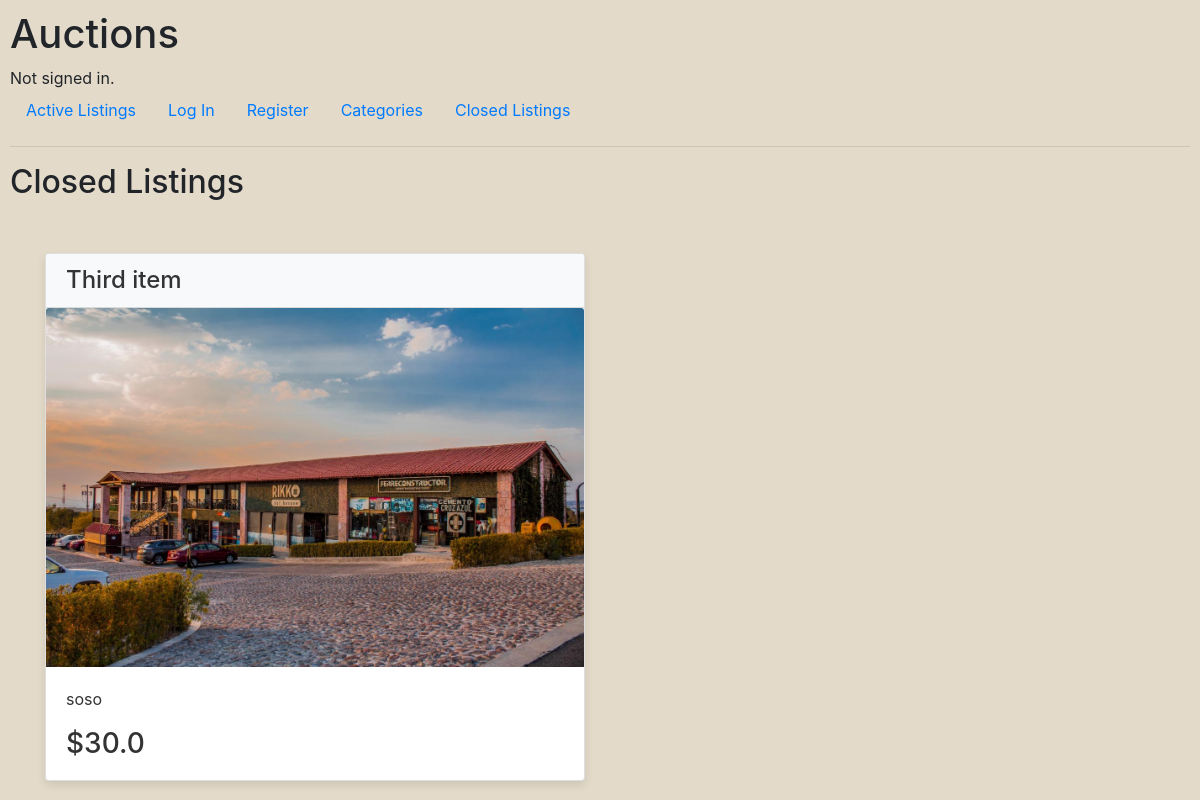
/closed_listings, run on the app's committed database.
### auctions/models.py (models this page shows, shortened)
class Listing(models.Model):
    title = models.CharField(max_length=64)
    description = models.CharField(max_length=200)
    starting_price = models.FloatField()
    image = models.ImageField(upload_to='images/', blank=True, null=True)
    end_date = models.DateTimeField()
    seller = models.ForeignKey(User, on_delete=models.CASCADE, related_name="listings")
    status = models.BooleanField(default=True)
    categorie = models.ForeignKey(Categorie, on_delete=models.CASCADE, related_name="items", blank=True, null=True)

### auctions/views.py (the view)
# urls.py: path("closed_listings", views.closed_listings, name="closed_listings")
def closed_listings(request):
    listings = Listing.objects.filter(status=False)
    return render(request, 'auctions/closed_listings.html', {
        "listings": listings
    })

### auctions/templates/auctions/closed_listings.html
{% extends "auctions/layout.html" %}
{% block body %}
    <h2>Closed Listings</h2>
    <br>
    {% for listing in listings %}
    <div class="container">
        <div class="row">
          <div class="col-md-6">
            <a href="{% url 'view_listing' listing.id %}" class="card-link">
              <div class="card">
                <h3 class="card-header">{{ listing.title }}</h3>
                {% if listing.image %}
                  <img class="card-img-top" src="{{ listing.image.url }}" alt="Listing Image">
                {% else %}
                  <div class="card-img-top bg-light d-flex justify-content-center align-items-center" style="height: 200px;">
                    <p class="text-muted">No Image Preview</p>
                  </div>
                {% endif %}
                <div class="card-body">
                  <p class="card-text">{{ listing.description }}</p>
                  <h3 class="card-text">${{ listing.starting_price }}</h3>
                </div>
              </div>
            </a>
          </div>
        </div>
      </div>
    {% endfor %}
{% endblock %}

### auctions/static/auctions/styles.css (style rules this page uses)
body { padding: 10px; background-color: rgb(227, 218, 201); }
.card { margin-top: 20px; box-shadow: 0 4px 8px rgba(0, 0, 0, 0.1); }
.card-header { background-color: #f8f9fa; font-size: 1.5rem; color: #333; }
.card-img-top { width: 100%; height: auto; }
.card-body { padding: 20px; }
.card-link { color: #333; }

### data on the page
Listing: title "Third item", image (picture), description "soso", starting_price "30.0"
